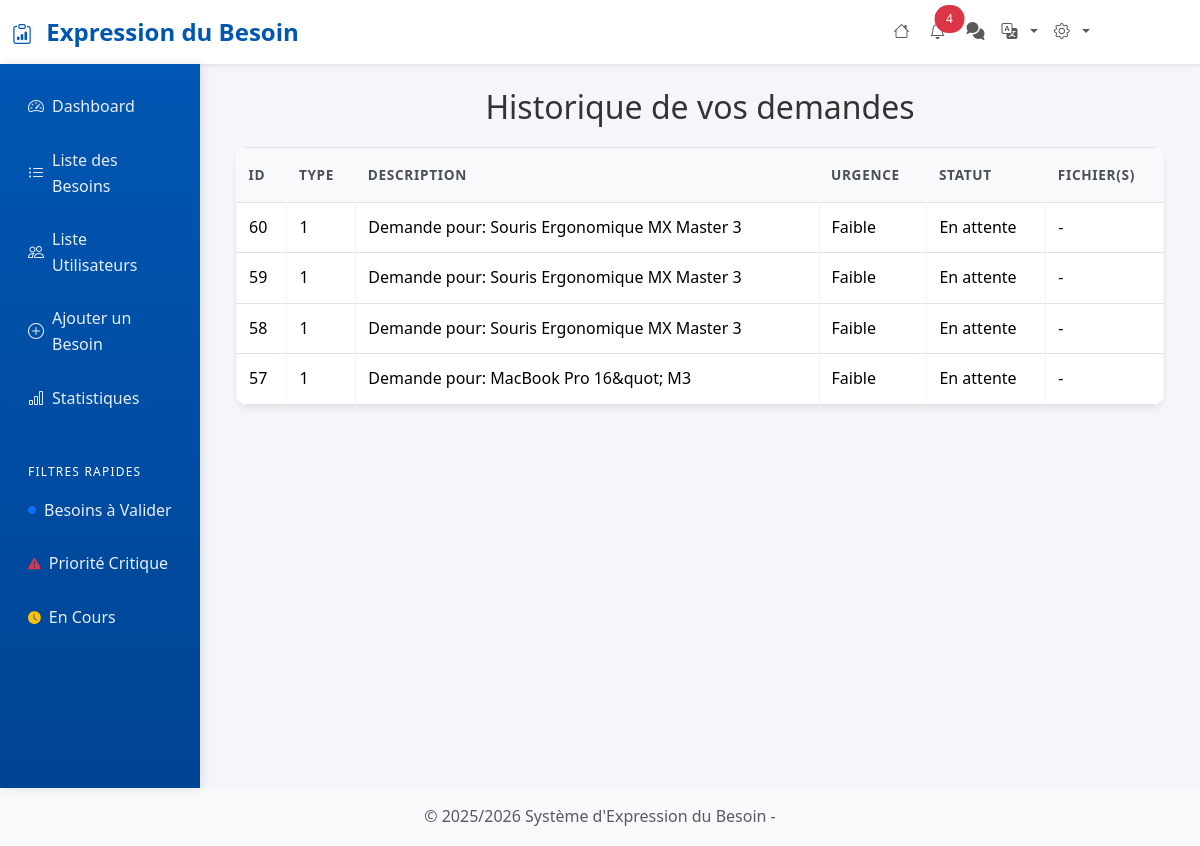
The page /historique_demande.php (signed in) on the database its author committed.
### tables this page shows
CREATE TABLE `demandes` (
  `id` int(11) NOT NULL,
  `user_id` int(11) NOT NULL,
  `type_besoin_id` int(11) NOT NULL,
  `description` text NOT NULL,
  `urgence` enum('Faible','Moyenne','Urgente') NOT NULL DEFAULT 'Faible',
  `statut` enum('En attente','En cours de validation','Traitée') NOT NULL DEFAULT 'En attente',
  `date_creation` datetime DEFAULT current_timestamp()
);

### historique_demande.php (the view, shortened to what this page needs)
<?php
include 'includes/header.php';
$user_id = $_SESSION['user_id'];
$conn = getConnection();
try {
    $stmt = $conn->prepare("
        SELECT
            d.id,
            d.type_besoin_id,
            d.description,
            d.urgence,
            CASE
                WHEN v.demande_id IS NULL THEN d.statut
                WHEN v.demande_id IS NOT NULL THEN v.statut_validation
            END AS statut,
            pj.chemin_fichier as fichiers
        FROM demandes d
        LEFT JOIN pieces_jointes pj ON pj.demande_id = d.id
        LEFT JOIN validation v ON v.demande_id = d.id
        WHERE d.user_id = :user_id
        GROUP BY d.id
        ORDER BY d.id DESC
    ");
    $stmt->bindParam(':user_id', $user_id, PDO::PARAM_INT);
    $stmt->execute();
    $besoins = $stmt->fetchAll(PDO::FETCH_ASSOC);
} catch (PDOException $e) {
    die("Erreur : " . $e->getMessage());
}
?>
<div class="container mt-4">
    <h2>Historique de vos demandes</h2>
    <?php if (count($besoins) > 0): ?>
    <table class="table table-bordered">
        <thead>
            <tr>
                <th>ID</th>
                <th>Type</th>
                <th>Description</th>
                <th>Urgence</th>
                <th>Statut</th>
                <th>Fichier(s)</th>
            </tr>
        </thead>
        <tbody>
            <?php foreach ($besoins as $b): ?>
            <tr>
                <td><?= $b['id']; ?></td>
                <td><?= htmlspecialchars($b['type_besoin_id']); ?></td>
                <td><?= htmlspecialchars($b['description']); ?></td>
                <td><?= htmlspecialchars($b['urgence']); ?></td>
                <td><?= htmlspecialchars($b['statut']); ?></td>
                <td>
                    <?php if (!empty($b['fichiers'])): ?>
                    <?php foreach (explode('||', $b['fichiers']) as $file): ?>
                    <a href="<?= htmlspecialchars($file); ?>" target="_blank">Voir</a><br>
                    <?php endforeach; ?>
                    <?php else: ?>
                    -
                    <?php endif; ?>
                </td>
            </tr>
            <?php endforeach; ?>
        </tbody>
    </table>
    <?php else: ?>
    <p>Aucune demande pour le moment.</p>
    <?php endif; ?>
</div>
<?php include 'includes/footer.php'; ?>

### assets/css/style.css (style rules this page uses)
:root { --primary-color: #0056b3; --secondary-color: #6c757d; --success-color: #198754; --info-color: #0dcaf0; --warning-color: #ffc107; --danger-color: #dc3545; --light-color: #f8f9fa; --dark-color: #212529; --border-radius: 8px; --box-shadow: 0 4px 6px rgba(0,0,0,0.07); --transition: all 0.3s ease; }
body { background-color: #f4f6f9; font-family: 'Segoe UI', Tahoma, Geneva, Verdana, sans-serif; line-height: 1.6; }
.table { background: white; border-radius: 12px; overflow: hidden; box-shadow: var(--box-shadow); }
.table th { background-color: #f8f9fa; border: none; font-weight: 600; color: #495057; text-transform: uppercase; font-size: 0.85rem; letter-spacing: 0.05em; padding: 1rem 0.75rem; }
.table td { padding: 0.75rem; border-color: #f1f3f4; vertical-align: middle; }

### includes/header.php (style rules this page uses)
:root { --primary-color: #0056b3; --secondary-color: #6c757d; --success-color: #198754; --info-color: #0dcaf0; --warning-color: #ffc107; --danger-color: #dc3545; --light-color: #f8f9fa; --dark-color: #212529; }
body { background-color: #f4f6f9; font-family: 'Segoe UI', Tahoma, Geneva, Verdana, sans-serif; }
.table { background: white; border-radius: 12px; overflow: hidden; }
.table th { background-color: #f8f9fa; border: none; font-weight: 600; color: #495057; }
h2 { color: #333; margin-bottom: 20px; text-align: center; }

### rows shown on the page
demandes: id "60", type_besoin "1", description "Demande pour: Souris Ergonomique MX Master 3", urgence "Faible", statut "En attente"
demandes: id "59", type_besoin "1", description "Demande pour: Souris Ergonomique MX Master 3", urgence "Faible", statut "En attente"
demandes: id "58", type_besoin "1", description "Demande pour: Souris Ergonomique MX Master 3", urgence "Faible", statut "En attente"
demandes: id "57", type_besoin "1", description "Demande pour: MacBook Pro 16&quot; M3", urgence "Faible", statut "En attente"

### other values the page prints
getSetence('header_title') "Expression du Besoin"
$unreadCount "4"
